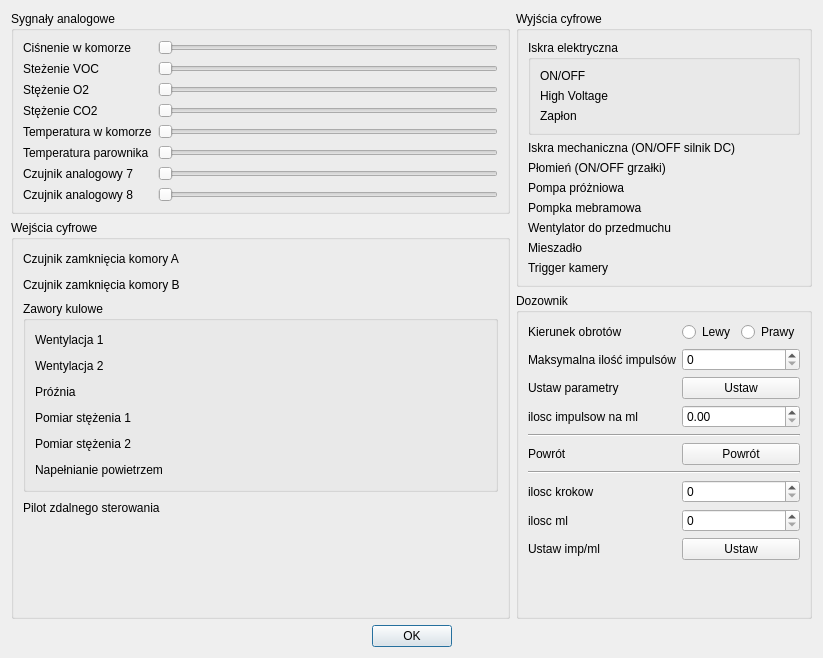
<?xml version="1.0" encoding="UTF-8"?>
<ui version="4.0">
 <class>Urzadzenia</class>
 <widget class="QDialog" name="Urzadzenia">
  <property name="geometry">
   <rect>
    <x>0</x>
    <y>0</y>
    <width>823</width>
    <height>658</height>
   </rect>
  </property>
  <property name="windowTitle">
   <string>Dialog</string>
  </property>
  <layout class="QGridLayout" name="gridLayout_2">
   <item row="0" column="0">
    <widget class="QGroupBox" name="gbAnalog">
     <property name="title">
      <string>Sygnały analogowe</string>
     </property>
     <layout class="QFormLayout" name="formLayout">
      <item row="0" column="0">
       <widget class="QLabel" name="cz_label_1">
        <property name="text">
         <string>Ciśnenie w komorze</string>
        </property>
       </widget>
      </item>
      <item row="0" column="1">
       <widget class="QSlider" name="analog_1">
        <property name="orientation">
         <enum>Qt::Horizontal</enum>
        </property>
       </widget>
      </item>
      <item row="1" column="0">
       <widget class="QLabel" name="cz_label_2">
        <property name="text">
         <string>Steżenie VOC</string>
        </property>
       </widget>
      </item>
      <item row="1" column="1">
       <widget class="QSlider" name="analog_2">
        <property name="orientation">
         <enum>Qt::Horizontal</enum>
        </property>
       </widget>
      </item>
      <item row="2" column="0">
       <widget class="QLabel" name="cz_label_3">
        <property name="text">
         <string>Stężenie O2</string>
        </property>
       </widget>
      </item>
      <item row="2" column="1">
       <widget class="QSlider" name="analog_3">
        <property name="orientation">
         <enum>Qt::Horizontal</enum>
        </property>
       </widget>
      </item>
      <item row="3" column="0">
       <widget class="QLabel" name="cz_label_4">
        <property name="text">
         <string>Stężenie CO2</string>
        </property>
       </widget>
      </item>
      <item row="3" column="1">
       <widget class="QSlider" name="analog_4">
        <property name="orientation">
         <enum>Qt::Horizontal</enum>
        </property>
       </widget>
      </item>
      <item row="4" column="0">
       <widget class="QLabel" name="cz_label_5">
        <property name="text">
         <string>Temperatura w komorze</string>
        </property>
       </widget>
      </item>
      <item row="4" column="1">
       <widget class="QSlider" name="analog_5">
        <property name="orientation">
         <enum>Qt::Horizontal</enum>
        </property>
       </widget>
      </item>
      <item row="5" column="0">
       <widget class="QLabel" name="cz_label_6">
        <property name="text">
         <string>Temperatura parownika</string>
        </property>
       </widget>
      </item>
      <item row="5" column="1">
       <widget class="QSlider" name="analog_6">
        <property name="orientation">
         <enum>Qt::Horizontal</enum>
        </property>
       </widget>
      </item>
      <item row="6" column="0">
       <widget class="QLabel" name="cz_label_7">
        <property name="text">
         <string>Czujnik analogowy 7</string>
        </property>
       </widget>
      </item>
      <item row="6" column="1">
       <widget class="QSlider" name="analog_7">
        <property name="orientation">
         <enum>Qt::Horizontal</enum>
        </property>
       </widget>
      </item>
      <item row="7" column="0">
       <widget class="QLabel" name="cz_label_8">
        <property name="text">
         <string>Czujnik analogowy 8</string>
        </property>
       </widget>
      </item>
      <item row="7" column="1">
       <widget class="QSlider" name="analog_8">
        <property name="orientation">
         <enum>Qt::Horizontal</enum>
        </property>
       </widget>
      </item>
     </layout>
    </widget>
   </item>
   <item row="5" column="0" colspan="2">
    <widget class="QDialogButtonBox" name="buttonBox">
     <property name="standardButtons">
      <set>QDialogButtonBox::Ok</set>
     </property>
     <property name="centerButtons">
      <bool>true</bool>
     </property>
    </widget>
   </item>
   <item row="0" column="1" rowspan="2">
    <widget class="QGroupBox" name="gbOut">
     <property name="title">
      <string>Wyjścia cyfrowe</string>
     </property>
     <layout class="QFormLayout" name="formLayout_3">
      <item row="0" column="0" colspan="2">
       <widget class="QGroupBox" name="groupBox_5">
        <property name="title">
         <string>Iskra elektryczna</string>
        </property>
        <layout class="QFormLayout" name="formLayout_4">
         <item row="0" column="0">
          <widget class="QLabel" name="l_out_1">
           <property name="text">
            <string>ON/OFF</string>
           </property>
          </widget>
         </item>
         <item row="0" column="1">
          <widget class="DigitalOutWidget" name="out_1" native="true"/>
         </item>
         <item row="1" column="0">
          <widget class="QLabel" name="l_out_2">
           <property name="text">
            <string>High Voltage</string>
           </property>
          </widget>
         </item>
         <item row="1" column="1">
          <widget class="DigitalOutWidget" name="out_2" native="true"/>
         </item>
         <item row="2" column="0">
          <widget class="QLabel" name="l_out_3">
           <property name="text">
            <string>Zapłon</string>
           </property>
          </widget>
         </item>
         <item row="2" column="1">
          <widget class="DigitalOutWidget" name="out_3" native="true"/>
         </item>
        </layout>
       </widget>
      </item>
      <item row="1" column="0">
       <widget class="QLabel" name="l_out_4">
        <property name="text">
         <string>Iskra mechaniczna (ON/OFF silnik DC)</string>
        </property>
       </widget>
      </item>
      <item row="1" column="1">
       <widget class="QWidget" name="out_4" native="true"/>
      </item>
      <item row="2" column="0">
       <widget class="QLabel" name="l_out_5">
        <property name="text">
         <string>Płomień (ON/OFF grzałki)</string>
        </property>
       </widget>
      </item>
      <item row="2" column="1">
       <widget class="DigitalOutWidget" name="out_5" native="true"/>
      </item>
      <item row="3" column="0">
       <widget class="QLabel" name="l_out_6">
        <property name="text">
         <string>Pompa próżniowa</string>
        </property>
       </widget>
      </item>
      <item row="3" column="1">
       <widget class="DigitalOutWidget" name="out_6" native="true"/>
      </item>
      <item row="4" column="0">
       <widget class="QLabel" name="l_out_7">
        <property name="text">
         <string>Pompka mebramowa</string>
        </property>
       </widget>
      </item>
      <item row="4" column="1">
       <widget class="DigitalOutWidget" name="out_7" native="true"/>
      </item>
      <item row="5" column="0">
       <widget class="QLabel" name="l_out_8">
        <property name="text">
         <string>Wentylator do przedmuchu</string>
        </property>
       </widget>
      </item>
      <item row="5" column="1">
       <widget class="DigitalOutWidget" name="out_8" native="true"/>
      </item>
      <item row="6" column="0">
       <widget class="QLabel" name="l_out_9">
        <property name="text">
         <string>Mieszadło</string>
        </property>
       </widget>
      </item>
      <item row="6" column="1">
       <widget class="DigitalOutWidget" name="out_9" native="true"/>
      </item>
      <item row="7" column="0">
       <widget class="QLabel" name="l_out_10">
        <property name="text">
         <string>Trigger kamery</string>
        </property>
       </widget>
      </item>
      <item row="7" column="1">
       <widget class="DigitalOutWidget" name="out_10" native="true"/>
      </item>
     </layout>
    </widget>
   </item>
   <item row="1" column="0" rowspan="2">
    <widget class="QGroupBox" name="gbIn">
     <property name="title">
      <string>Wejścia cyfrowe</string>
     </property>
     <layout class="QGridLayout" name="gridLayout_3">
      <item row="1" column="0">
       <widget class="QLabel" name="l_in_2">
        <property name="text">
         <string>Czujnik zamknięcia komory B</string>
        </property>
       </widget>
      </item>
      <item row="1" column="2">
       <widget class="HighLowDigitalWidget" name="in_2" native="true"/>
      </item>
      <item row="3" column="0">
       <widget class="QLabel" name="l_in_9">
        <property name="text">
         <string>Pilot zdalnego sterowania</string>
        </property>
       </widget>
      </item>
      <item row="0" column="0">
       <widget class="QLabel" name="l_in_1">
        <property name="text">
         <string>Czujnik zamknięcia komory A</string>
        </property>
       </widget>
      </item>
      <item row="0" column="1">
       <spacer name="horizontalSpacer">
        <property name="orientation">
         <enum>Qt::Horizontal</enum>
        </property>
        <property name="sizeHint" stdset="0">
         <size>
          <width>40</width>
          <height>20</height>
         </size>
        </property>
       </spacer>
      </item>
      <item row="3" column="2">
       <widget class="HighLowDigitalWidget" name="in_9" native="true"/>
      </item>
      <item row="3" column="1">
       <spacer name="horizontalSpacer_3">
        <property name="orientation">
         <enum>Qt::Horizontal</enum>
        </property>
        <property name="sizeHint" stdset="0">
         <size>
          <width>40</width>
          <height>20</height>
         </size>
        </property>
       </spacer>
      </item>
      <item row="0" column="2">
       <widget class="HighLowDigitalWidget" name="in_1" native="true"/>
      </item>
      <item row="2" column="0" colspan="3">
       <widget class="QGroupBox" name="groupBox_3">
        <property name="title">
         <string>Zawory kulowe</string>
        </property>
        <layout class="QGridLayout" name="gridLayout">
         <item row="4" column="2">
          <widget class="HighLowDigitalWidget" name="in_7" native="true"/>
         </item>
         <item row="0" column="0">
          <widget class="QLabel" name="l_in_3">
           <property name="text">
            <string>Wentylacja 1</string>
           </property>
          </widget>
         </item>
         <item row="2" column="2">
          <widget class="HighLowDigitalWidget" name="in_5" native="true"/>
         </item>
         <item row="5" column="2">
          <widget class="HighLowDigitalWidget" name="in_8" native="true"/>
         </item>
         <item row="0" column="2">
          <widget class="HighLowDigitalWidget" name="in_3" native="true"/>
         </item>
         <item row="1" column="0">
          <widget class="QLabel" name="l_in_4">
           <property name="text">
            <string>Wentylacja 2</string>
           </property>
          </widget>
         </item>
         <item row="3" column="0">
          <widget class="QLabel" name="l_in_6">
           <property name="text">
            <string>Pomiar stężenia 1</string>
           </property>
          </widget>
         </item>
         <item row="3" column="2">
          <widget class="HighLowDigitalWidget" name="in_6" native="true"/>
         </item>
         <item row="1" column="2">
          <widget class="HighLowDigitalWidget" name="in_4" native="true"/>
         </item>
         <item row="5" column="0">
          <widget class="QLabel" name="l_in_8">
           <property name="text">
            <string>Napełnianie powietrzem</string>
           </property>
          </widget>
         </item>
         <item row="2" column="0">
          <widget class="QLabel" name="l_in_5">
           <property name="text">
            <string>Próźnia</string>
           </property>
          </widget>
         </item>
         <item row="4" column="0">
          <widget class="QLabel" name="l_in_7">
           <property name="text">
            <string>Pomiar stężenia 2</string>
           </property>
          </widget>
         </item>
         <item row="0" column="1">
          <spacer name="horizontalSpacer_4">
           <property name="orientation">
            <enum>Qt::Horizontal</enum>
           </property>
           <property name="sizeHint" stdset="0">
            <size>
             <width>40</width>
             <height>20</height>
            </size>
           </property>
          </spacer>
         </item>
         <item row="1" column="1">
          <spacer name="horizontalSpacer_5">
           <property name="orientation">
            <enum>Qt::Horizontal</enum>
           </property>
           <property name="sizeHint" stdset="0">
            <size>
             <width>40</width>
             <height>20</height>
            </size>
           </property>
          </spacer>
         </item>
         <item row="2" column="1">
          <spacer name="horizontalSpacer_6">
           <property name="orientation">
            <enum>Qt::Horizontal</enum>
           </property>
           <property name="sizeHint" stdset="0">
            <size>
             <width>40</width>
             <height>20</height>
            </size>
           </property>
          </spacer>
         </item>
         <item row="3" column="1">
          <spacer name="horizontalSpacer_7">
           <property name="orientation">
            <enum>Qt::Horizontal</enum>
           </property>
           <property name="sizeHint" stdset="0">
            <size>
             <width>40</width>
             <height>20</height>
            </size>
           </property>
          </spacer>
         </item>
         <item row="4" column="1">
          <spacer name="horizontalSpacer_8">
           <property name="orientation">
            <enum>Qt::Horizontal</enum>
           </property>
           <property name="sizeHint" stdset="0">
            <size>
             <width>40</width>
             <height>20</height>
            </size>
           </property>
          </spacer>
         </item>
         <item row="5" column="1">
          <spacer name="horizontalSpacer_9">
           <property name="orientation">
            <enum>Qt::Horizontal</enum>
           </property>
           <property name="sizeHint" stdset="0">
            <size>
             <width>40</width>
             <height>20</height>
            </size>
           </property>
          </spacer>
         </item>
        </layout>
       </widget>
      </item>
      <item row="1" column="1">
       <spacer name="horizontalSpacer_2">
        <property name="orientation">
         <enum>Qt::Horizontal</enum>
        </property>
        <property name="sizeHint" stdset="0">
         <size>
          <width>40</width>
          <height>20</height>
         </size>
        </property>
       </spacer>
      </item>
      <item row="4" column="0">
       <spacer name="verticalSpacer_4">
        <property name="orientation">
         <enum>Qt::Vertical</enum>
        </property>
        <property name="sizeHint" stdset="0">
         <size>
          <width>20</width>
          <height>40</height>
         </size>
        </property>
       </spacer>
      </item>
     </layout>
    </widget>
   </item>
   <item row="2" column="1">
    <widget class="QGroupBox" name="gbDozownik">
     <property name="title">
      <string>Dozownik</string>
     </property>
     <layout class="QGridLayout" name="gridLayout_4">
      <item row="2" column="0">
       <widget class="QLabel" name="lparameter">
        <property name="text">
         <string>Ustaw parametry</string>
        </property>
       </widget>
      </item>
      <item row="1" column="0">
       <widget class="QLabel" name="lMaxStep">
        <property name="text">
         <string>Maksymalna ilość impulsów</string>
        </property>
       </widget>
      </item>
      <item row="8" column="1">
       <widget class="QSpinBox" name="ml"/>
      </item>
      <item row="5" column="1">
       <widget class="QPushButton" name="pbReturn">
        <property name="text">
         <string>Powrót</string>
        </property>
       </widget>
      </item>
      <item row="8" column="0">
       <widget class="QLabel" name="liloscml">
        <property name="text">
         <string>ilosc ml</string>
        </property>
       </widget>
      </item>
      <item row="7" column="0">
       <widget class="QLabel" name="liloscimpulsow">
        <property name="text">
         <string>ilosc krokow</string>
        </property>
       </widget>
      </item>
      <item row="7" column="1">
       <widget class="QSpinBox" name="steps"/>
      </item>
      <item row="0" column="1">
       <layout class="QHBoxLayout" name="horizontalLayout">
        <item>
         <widget class="QRadioButton" name="rbDirectionLeft">
          <property name="text">
           <string>Lewy</string>
          </property>
         </widget>
        </item>
        <item>
         <widget class="QRadioButton" name="rbDirectionRight">
          <property name="text">
           <string>Prawy</string>
          </property>
         </widget>
        </item>
       </layout>
      </item>
      <item row="5" column="0">
       <widget class="QLabel" name="lreturn">
        <property name="text">
         <string>Powrót</string>
        </property>
       </widget>
      </item>
      <item row="2" column="1">
       <widget class="QPushButton" name="parameters">
        <property name="text">
         <string>Ustaw</string>
        </property>
       </widget>
      </item>
      <item row="0" column="0">
       <widget class="QLabel" name="lKierynekObrotow">
        <property name="text">
         <string>Kierunek obrotów</string>
        </property>
       </widget>
      </item>
      <item row="9" column="0">
       <widget class="QLabel" name="lustaw">
        <property name="text">
         <string>Ustaw imp/ml</string>
        </property>
       </widget>
      </item>
      <item row="1" column="1">
       <widget class="QSpinBox" name="maxSteps"/>
      </item>
      <item row="9" column="1">
       <widget class="QPushButton" name="pbUstaw">
        <property name="text">
         <string>Ustaw</string>
        </property>
       </widget>
      </item>
      <item row="4" column="0" colspan="2">
       <widget class="Line" name="line">
        <property name="orientation">
         <enum>Qt::Horizontal</enum>
        </property>
       </widget>
      </item>
      <item row="10" column="0">
       <spacer name="verticalSpacer">
        <property name="orientation">
         <enum>Qt::Vertical</enum>
        </property>
        <property name="sizeHint" stdset="0">
         <size>
          <width>20</width>
          <height>40</height>
         </size>
        </property>
       </spacer>
      </item>
      <item row="3" column="0">
       <widget class="QLabel" name="lratioimpml">
        <property name="text">
         <string>ilosc impulsow na ml</string>
        </property>
       </widget>
      </item>
      <item row="3" column="1">
       <widget class="QDoubleSpinBox" name="impulsyml"/>
      </item>
      <item row="6" column="0" colspan="2">
       <widget class="Line" name="line_2">
        <property name="orientation">
         <enum>Qt::Horizontal</enum>
        </property>
       </widget>
      </item>
     </layout>
    </widget>
   </item>
  </layout>
 </widget>
 <customwidgets>
  <customwidget>
   <class>HighLowDigitalWidget</class>
   <extends>QWidget</extends>
   <header>highlowdigitalwidget.h</header>
   <container>1</container>
  </customwidget>
  <customwidget>
   <class>DigitalOutWidget</class>
   <extends>QWidget</extends>
   <header>digitaloutwidget.h</header>
   <container>1</container>
  </customwidget>
 </customwidgets>
 <resources/>
 <connections/>
</ui>
